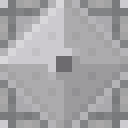
#> input picture tools/textures/gtnh_void_miner/MACHINE_CASING_MINING_NEUTRONIUM.png, 16 x 16 px, given in place of MACHINE_CASING_MINING_BLACKPLUTONIUM.png, which was not available (shown 8 times larger)
$ python void_miner_casings.py
#> lines starting #> are read from the running program, lines starting #| are printed output that depends on the picture; pictures that were not available may be replaced by others from this repository, and a replacement may not be noted
#!/usr/bin/env python3
"""The casings of the Void Miner MK2 / MK3 structures (GTNH's: BartWorks' and GT++'s mining casings).

Run from the repository root (needs Pillow):  python3 tools/textures/void_miner_casings.py

GTNH's own art is in tools/textures/gtnh_void_miner/: the Mining Black Plutonium / Mining Neutronium casings and the
Black Plutonium item pipe casing are copied; the four bolted / rebolted casings are BartWorks' tinted per material at
runtime, so they are drawn here the same way: a plate in the material's colour, four bolts (bolted) or eight bolts
and a cross brace (rebolted).
"""
import os

from PIL import Image

ROOT = os.path.join(os.path.dirname(os.path.abspath(__file__)), '../..')
SRC = os.path.join(ROOT, 'tools/textures/gtnh_void_miner')
OUT = os.path.join(ROOT, 'af9-core/src/main/resources/assets/af9/textures/block')


def shade(rgb, f):
    return tuple(max(0, min(255, round(c * f))) for c in rgb) + (255,)


def plate(rgb):
#> called with rgb = (62, 94, 76)
    im = Image.new('RGBA', (16, 16))
#> im: PIL image 16x16 RGBA; every value is 0
    for y in range(16):
        for x in range(16):
            f = 1.0
            if x == 0 or y == 0:
                f = 1.18                       # lit edge
            elif x == 15 or y == 15:
                f = 0.72                       # shaded edge
            elif (x * 7 + y * 13) % 11 == 0:
                f = 0.93                       # a little grain
            im.putpixel((x, y), shade(rgb, f))
    return im


def bolt(im, cx, cy, rgb):
    for dx, dy in ((0, 0), (1, 0), (0, 1), (1, 1)):
        im.putpixel((cx + dx, cy + dy), shade(rgb, 1.55))
    for dx, dy in ((-1, 0), (-1, 1), (2, 0), (2, 1), (0, -1), (1, -1), (0, 2), (1, 2)):
        im.putpixel((cx + dx, cy + dy), shade(rgb, 0.55))


def bolted(rgb):
    im = plate(rgb)
    for cx, cy in ((2, 2), (12, 2), (2, 12), (12, 12)):
        bolt(im, cx, cy, rgb)
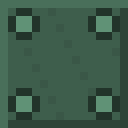
#> im: PIL image 16x16 RGBA (shown 8 times larger); mean R, G, B, A 59.8, 90.8, 73.5, 255
    return im


def rebolted(rgb):
#> called with rgb = (62, 94, 76)
    im = plate(rgb)
    for i in range(3, 13):                     # the cross brace, a darker band with a lit upper edge
        for t in (-1, 0):
            for x, y in ((i, i + t), (15 - i, i + t)):
                if 0 < x < 15 and 0 < y < 15:
                    im.putpixel((x, y), shade(rgb, 0.62 if t == 0 else 1.25))
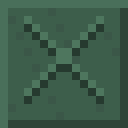
#> im: PIL image 16x16 RGBA (shown 8 times larger); mean R, G, B, A 60.8, 92.1, 74.5, 255
    for cx, cy in ((2, 2), (12, 2), (2, 12), (12, 12), (7, 1), (7, 13), (1, 7), (13, 7)):
        bolt(im, cx, cy, rgb)
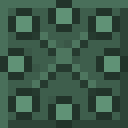
#> im: PIL image 16x16 RGBA (shown 8 times larger); mean R, G, B, A 58.2, 88.5, 71.5, 255
    return im


def main():
    os.makedirs(OUT, exist_ok=True)
    for src, dst in (('MACHINE_CASING_MINING_BLACKPLUTONIUM', 'mining_black_plutonium_casing'),
                     ('MACHINE_CASING_MINING_NEUTRONIUM', 'mining_neutronium_casing'),
                     ('MACHINE_CASING_ITEM_PIPE_BLACK_PLUTONIUM', 'black_plutonium_item_pipe_casing')):
        Image.open(os.path.join(SRC, src + '.png')).convert('RGBA').save(os.path.join(OUT, dst + '.png'))
    naquadah, iridium = (0x3E, 0x5E, 0x4C), (0xD2, 0xD6, 0xE2)       # the materials' colours
    bolted(naquadah).save(os.path.join(OUT, 'bolted_naquadah_alloy_casing.png'))
    rebolted(naquadah).save(os.path.join(OUT, 'rebolted_naquadah_alloy_casing.png'))
    bolted(iridium).save(os.path.join(OUT, 'bolted_iridium_casing.png'))
#> call 2 of bolted, with rgb = (210, 214, 226)
#> call 3 of plate, with rgb = (210, 214, 226)
#> after the loop in plate (call 3), `for y in range(16):`:
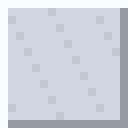
#> im: PIL image 16x16 RGBA (shown 8 times larger); mean R, G, B, A 206.9, 210.9, 221.2, 255
#> after the loop in bolted (call 2), `for cx, cy in ((2, 2), (12, 2), (2, 12), (12, 12)):`:
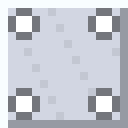
#> im: PIL image 16x16 RGBA (shown 8 times larger); mean R, G, B, A 198.3, 201.8, 210.7, 255
    rebolted(iridium).save(os.path.join(OUT, 'rebolted_iridium_casing.png'))
#> call 2 of rebolted, with rgb = (210, 214, 226)
#> after the loop in rebolted (call 2), `for i in range(3, 13):`:
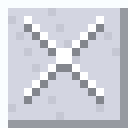
#> im: PIL image 16x16 RGBA (shown 8 times larger); mean R, G, B, A 205, 208.6, 217.7, 255
#> after the loop in rebolted (call 2), `for cx, cy in ((2, 2), (12, 2), (2, 12), (12, 12), (7, 1), (7, 13), (1..`:
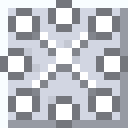
#> im: PIL image 16x16 RGBA (shown 8 times larger); mean R, G, B, A 188.2, 190.9, 197.6, 255


if __name__ == '__main__':
    main()
